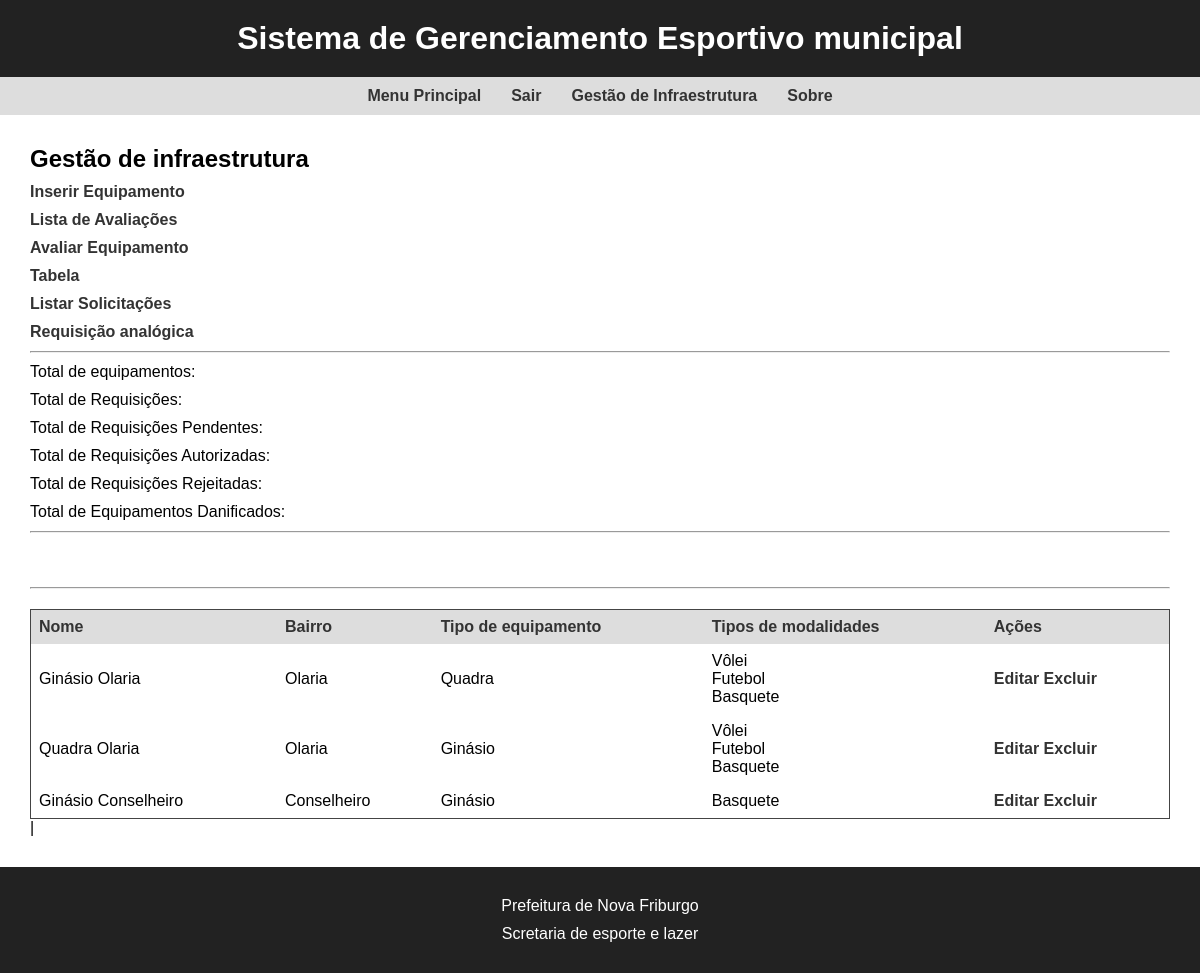
The app's page /gestao/equipamentos/ (signed in) with its own data.
### equipamentos/models.py (models this page shows, shortened)
class Equipamento(models.Model):
    POSSUI = (
        ('possui', 'Possui'),
        ('npossui', 'Não Possui'),
    )
    CONDICAO = (
        ('pessimo', 'Péssimo'),
        ('ruim', 'Ruim'),
        ('bom', 'Bom'),
        ('otimo', 'Ótimo'),
        ('excelente', 'Excelente'),
    )
    nome = models.CharField(max_length=255)
    bairro = models.ForeignKey(Bairro, on_delete=models.CASCADE)
    cep = models.CharField(max_length=8)
    endereco = models.CharField(max_length=255)
    longitude = models.FloatField()
    latitude = models.FloatField()
    tamanho = models.FloatField()
    tipo_equipamento = models.ForeignKey(TipoEquipamento, on_delete=models.CASCADE)
    tipo_modalidade = models.ManyToManyField(TipoModalidade)
    condicao_equipamento = models.CharField(
        max_length=9,
        choices=CONDICAO
    )
    rede_eletrica = models.CharField(
        max_length=7,
        choices=POSSUI,
    )
    rede_hidraulica = models.CharField(
        max_length=7,
        choices=POSSUI,
    )
    banheiro_vestiario = models.CharField(
        max_length=7,
        choices=POSSUI,
    )
    parques_jardins = models.CharField(
        max_length=7,
        choices=POSSUI,
    )
    arquibancada = models.CharField(
        max_length=7,
        choices=POSSUI,
    )
    cobertura = models.CharField(
        max_length=7,
        choices=POSSUI,
    )
    cercamento = models.CharField(
        max_length=7,
        choices=POSSUI,
    )
    grama_sintetica = models.CharField(
        max_length=7,
        choices=POSSUI,
    )
    foto_aerea = models.ImageField()
    fotos = models.ImageField()

class Bairro(models.Model):
    nome = models.CharField(max_length=100)
    cidade = models.ForeignKey(Cidade, on_delete=models.CASCADE)
    data_cadastro = models.DateTimeField(auto_now_add=True)
    def __str__(self):
        return self.nome

class TipoEquipamento(models.Model):
    nome = models.CharField(max_length=255)
    data_cadastro = models.DateTimeField(auto_now_add=True)
    def __str__(self):
        return self.nome

class TipoModalidade(models.Model):
    nome = models.CharField(max_length=255)
    data_cadastro = models.DateTimeField(auto_now_add=True)

### equipamentos/views.py (the view)
# urls.py: path('gestao/equipamentos/', views.gestaoEquipamento, name='gestao-equipamento'),
@user_passes_test(lambda u: u.tipo == 'gestor_infraestrutura', login_url='/accounts/login/')
@login_required
def gestaoEquipamento(request):
    equipamentos = Equipamento.objects.all()
    equipamentos_paginator = Paginator(equipamentos, 5)
    page_num = request.GET.get('page')
    page = equipamentos_paginator.get_page(page_num)
    return render(request, 'gestao/equipamentos/equipamentos.html', {'page':page})

### equipamentos/templates/gestao/equipamentos/equipamentos.html (shortened to what this page needs)
{%extends 'gestao.html'%}
{%block main%}
    <p><a href="/gestao/equipamentos/inserir/">Inserir Equipamento</a></p>
    <p><a href="/gestao/equipamentos/avaliacoes">Lista de Avaliações</a></p>
    <p><a href="/gestao/equipamentos/avaliar">Avaliar Equipamento</a></p>
    <p><a href="/gestao/equipamentos/tabela">Tabela</a></p>
    <p><a href="/gestao/solicitacoes">Listar Solicitações</a></p>
    <p><a href="/gestao/equipamentos/requisicao_analogica">Requisição analógica</a></p>
    <hr>
        <p>Total de equipamentos: </p>
        <p>Total de Requisições: </p>
        <p>Total de Requisições Pendentes: </p>
        <p>Total de Requisições Autorizadas: </p>
        <p>Total de Requisições Rejeitadas: </p>
        <p>Total de Equipamentos Danificados:
        </p>
    <hr>
        <canvas id="requisicoes-mensais" width="200" height="50"></canvas>
        <canvas id="requisicoes-atualizacao-mensais" width="200" height="50"></canvas>
        <canvas id="modalidade-populares" width="200" height="50"></canvas>
        <canvas id="genero_biologico" width="200" height="50"></canvas>
    <hr>
    <table>
        <thead>
            <tr>
                <th>Nome</th>
                <th>Bairro</th>
                <th>Tipo de equipamento</th>
                <th>Tipos de modalidades</th>
                <th>Ações</th>
            </tr>
        </thead>
        <tbody>
            {%for equipamento in page.object_list %}
            <tr>
                <td>{{equipamento.nome}}</td>
                <td>{{equipamento.bairro}}</td>
                <td>{{equipamento.tipo_equipamento}}</td>
                <td>
                    {%for tipo_modalidade in equipamento.tipo_modalidade.all%}
                        {{tipo_modalidade.nome}}<br>
                    {%endfor%}
                </td>
                <td>
                    <a href="/gestao/equipamentos/editar/{{equipamento.id}}">Editar</a>
                    <a href="/gestao/equipamentos/delete/{{equipamento.id}}">Excluir</a>
                </td>
            </tr>
            {%endfor%}
        </tbody>
    </table>
    <div class="page-links">
        |
    </div>
{%endblock%}

### equipamentos/templates/gestao.html (shortened to what this page needs)
{%extends 'base.html'%}
{%block content%}
    <h2>Gestão de infraestrutura</h2>
    {%block main%}
    {%endblock%}
{%endblock%}

### equipamentos/templates/base.html (shortened to what this page needs)
{%load static%}
<!DOCTYPE html>
<html lang="pt-BR">
<head>
    <link rel="stylesheet" href="{%static 'css/style.css'%}">
</head>
<body>
    <header>
        <h1>Sistema de Gerenciamento Esportivo municipal</h1>
    </header>
    <nav>
        <ul>
            {%if user.is_authenticated%}
            <li><a href="/">Menu Principal</a></li>
            <li><a href="/accounts/logout">Sair</a></li>
            {%else%}
            <li><a href="/accounts/login/">Entrar</a></li>
            {%endif%}
            {%if user.tipo == 'gestor_infraestrutura'%}
                <li><a href="/gestao/equipamentos">Gestão de Infraestrutura</a></li>
            {%endif%}
            <li><a href="#">Sobre</a></li>
        </ul>
    </nav>
    <main>
        {%block content%}
        {%endblock%}
    </main>
    <footer>
        <p>Prefeitura de Nova Friburgo</p>
        <p>Scretaria de esporte e lazer</p>
    </footer>
</body>
</html>

### equipamentos/static/css/style.css (style rules this page uses)
main { padding: 30px; }
* { margin: 0; padding: 0; box-sizing: border-box; }
body { font-family: Arial, sans-serif; margin: 0; padding: 0; }
header, footer, nav { background-color: #222; color: #fff; padding: 20px 0; text-align: center; }
table { border-collapse: collapse; width: 100%; margin-top: 20px; border: 1px solid #444; }
th, td { border: none; padding: 8px; text-align: left; }
th { background-color: #ddd; color: #333; font-weight: bold; }
nav { background-color: #ddd; padding: 10px; }
ul { list-style: none; display: flex; justify-content: center; }
li { margin: 0 15px; }
a, p a { text-decoration: none; color: #333; font-weight: bold; transition: color 0.3s ease; }
p { margin-top: 10px; margin-bottom: 10px; }

### records on screen
Equipamento: nome "Ginásio Olaria", bairro "Olaria", tipo_equipamento "Quadra"
TipoModalidade: nome "Vôlei"
TipoModalidade: nome "Futebol"
TipoModalidade: nome "Basquete"
Equipamento: nome "Quadra Olaria", bairro "Olaria", tipo_equipamento "Ginásio"
Equipamento: nome "Ginásio Conselheiro", bairro "Conselheiro", tipo_equipamento "Ginásio"
